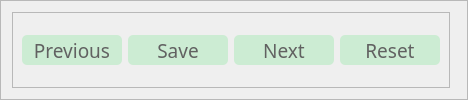
               <widget class="QFrame" name="frame_14">
                <property name="frameShape">
                 <enum>QFrame::StyledPanel</enum>
                </property>
                <property name="frameShadow">
                 <enum>QFrame::Raised</enum>
                </property>
                <layout class="QHBoxLayout" name="horizontalLayout_9">
                 <item>
                  <widget class="QFrame" name="frame_13">
                   <property name="frameShape">
                    <enum>QFrame::StyledPanel</enum>
                   </property>
                   <property name="frameShadow">
                    <enum>QFrame::Raised</enum>
                   </property>
                   <layout class="QHBoxLayout" name="horizontalLayout_10">
                    <item>
                     <widget class="QPushButton" name="Previous_Button">
                      <property name="minimumSize">
                       <size>
                        <width>100</width>
                        <height>30</height>
                       </size>
                      </property>
                      <property name="font">
                       <font>
                        <family>Bahnschrift Condensed</family>
                        <pointsize>14</pointsize>
                       </font>
                      </property>
                      <property name="styleSheet">
                       <string notr="true">QPushButton{
background-color: rgb(204, 236, 211);
color: rgb(97, 97, 97);
border-radius:5px;
}

QPushButton:hover{
background-color: rgb(90, 113, 94);
color: rgb(204, 236, 211);
}</string>
                      </property>
                      <property name="text">
                       <string>Previous</string>
                      </property>
                     </widget>
                    </item>
                    <item>
                     <widget class="QPushButton" name="Save_button">
                      <property name="minimumSize">
                       <size>
                        <width>100</width>
                        <height>30</height>
                       </size>
                      </property>
                      <property name="maximumSize">
                       <size>
                        <width>16666666</width>
                        <height>16777215</height>
                       </size>
                      </property>
                      <property name="font">
                       <font>
                        <family>Bahnschrift Condensed</family>
                        <pointsize>14</pointsize>
                       </font>
                      </property>
                      <property name="styleSheet">
                       <string notr="true">QPushButton{
background-color: rgb(204, 236, 211);
color: rgb(97, 97, 97);
border-radius:5px;
}

QPushButton:hover{
background-color: rgb(90, 113, 94);
color: rgb(204, 236, 211);
}</string>
                      </property>
                      <property name="text">
                       <string>   Save   </string>
                      </property>
                     </widget>
                    </item>
                    <item>
                     <widget class="QPushButton" name="Next_Button">
                      <property name="minimumSize">
                       <size>
                        <width>100</width>
                        <height>30</height>
                       </size>
                      </property>
                      <property name="font">
                       <font>
                        <family>Bahnschrift Condensed</family>
                        <pointsize>14</pointsize>
                       </font>
                      </property>
                      <property name="styleSheet">
                       <string notr="true">QPushButton{
background-color: rgb(204, 236, 211);
color: rgb(97, 97, 97);
border-radius:5px;
}

QPushButton:hover{
background-color: rgb(90, 113, 94);
color: rgb(204, 236, 211);
}</string>
                      </property>
                      <property name="text">
                       <string>  Next  </string>
                      </property>
                     </widget>
                    </item>
                    <item>
                     <widget class="QPushButton" name="Reset_Button">
                      <property name="minimumSize">
                       <size>
                        <width>100</width>
                        <height>30</height>
                       </size>
                      </property>
                      <property name="font">
                       <font>
                        <family>Bahnschrift Condensed</family>
                        <pointsize>14</pointsize>
                       </font>
                      </property>
                      <property name="styleSheet">
                       <string notr="true">QPushButton{
background-color: rgb(204, 236, 211);
color: rgb(97, 97, 97);
border-radius:5px;
}

QPushButton:hover{
background-color: rgb(90, 113, 94);
color: rgb(204, 236, 211);
}</string>
                      </property>
                      <property name="text">
                       <string>  Reset  </string>
                      </property>
                     </widget>
                    </item>
                   </layout>
                  </widget>
                 </item>
                 <item>
                  <widget class="QFrame" name="frame_18">
                   <property name="frameShape">
                    <enum>QFrame::StyledPanel</enum>
                   </property>
                   <property name="frameShadow">
                    <enum>QFrame::Raised</enum>
                   </property>
                  </widget>
                 </item>
                </layout>
               </widget>
